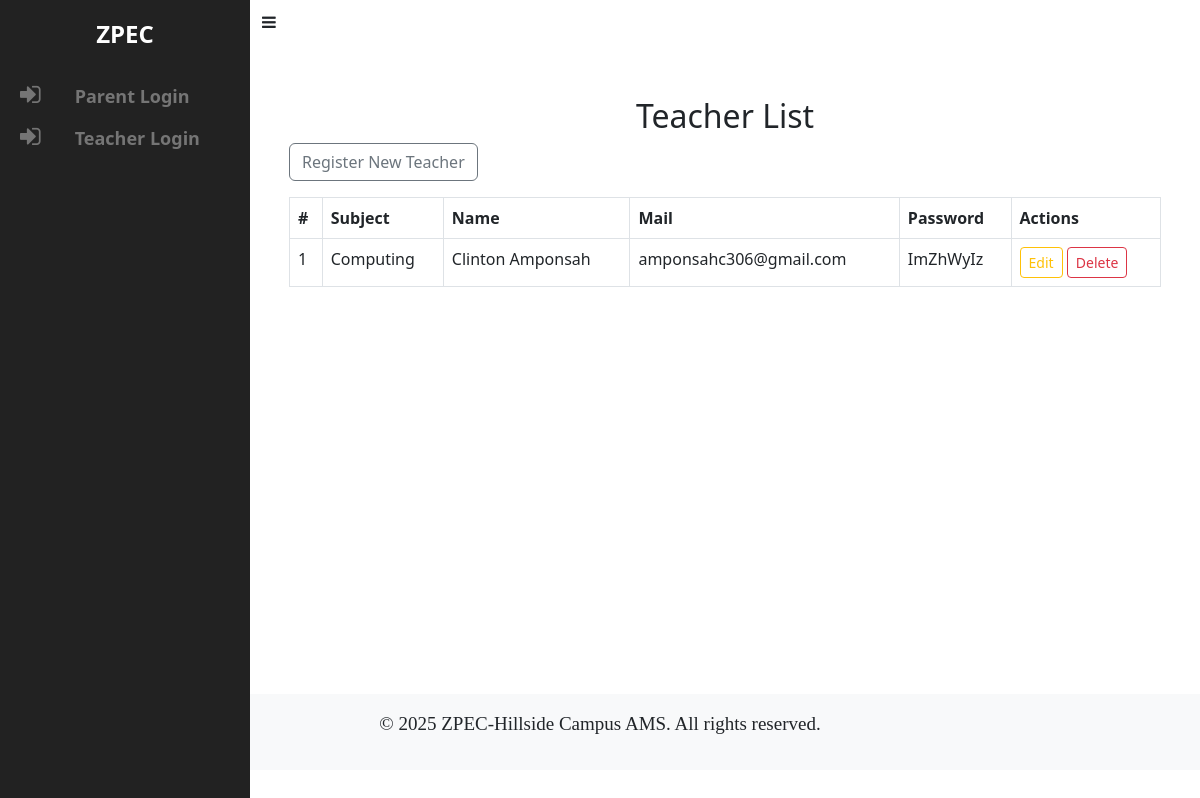
Screenshot of /teachers/ with the database file from the repository.
### app/models.py (models this page shows, shortened)
class Teacher(models.Model):
    user = models.OneToOneField(User, on_delete=models.CASCADE, related_name="teacher_profile")
    name = models.CharField(max_length=255)
    email = models.EmailField(unique=True)
    password = models.CharField(max_length=128)
    subject = models.OneToOneField(Subject, on_delete=models.CASCADE, related_name="teacher")

class Subject(models.Model):
    name = models.CharField(max_length=100, unique=True)
    def __str__(self):
        return self.name

### app/views.py (the view)
# urls.py: path('teachers/', views.teacher_list, name='teacher_list'),  # List of teachers
def teacher_list(request):
    teachers = Teacher.objects.all()  # Retrieve all teachers from the database
    return render(request, 'teacher_list.html', {'teachers': teachers})

### app/templates/teacher_list.html
{% extends "base.html" %}
{% block content %}
<div class="container mt-5">
    <h2 class="text-center">Teacher List</h2>
    <a href="{% url 'teacher_register' %}" class="btn btn-outline-secondary mb-3">Register New Teacher</a>
    <table class="table table-bordered">
        <thead>
            <tr>
                <th>#</th>
                <th>Subject</th>
                <th>Name</th>
                <th>Mail</th>
                <th>Password</th>
                <th>Actions</th>
            </tr>
        </thead>
        <tbody>
            {% for teacher in teachers %}
            <tr>
                <td>{{ forloop.counter }}</td>
                <td>{{ teacher.subject }}</td>
                <td>{{ teacher.name }}</td>
                <td>{{ teacher.email }}</td>
                <td>{{ teacher.password }}</td>
                <td>
                    <a href="{% url 'teacher_edit' teacher.pk %}" class="btn btn-outline-warning btn-sm">Edit</a>
                    <a href="{% url 'teacher_delete' teacher.pk %}" class="btn btn-outline-danger btn-sm" onclick="return confirm('Are you sure you want to delete this teacher?')">Delete</a>
                </td>
            </tr>
            {% empty %}
            <tr>
                <td colspan="5" class="text-center">No teachers found.</td>
            </tr>
            {% endfor %}
        </tbody>
    </table>
</div>
{% endblock %}

### app/templates/base.html (style rules this page uses)
body { padding-bottom: 30px; position: relative; min-height: 100%; }
a { transition: background 0.2s, color 0.2s; }
html, body { height: 100%; }
body { display: flex; flex-direction: column; min-height: 100vh; }

### rows the page displays
Teacher: subject "Computing", name "Clinton Amponsah", email "amponsahc306@gmail.com", password "ImZhWyIz"
